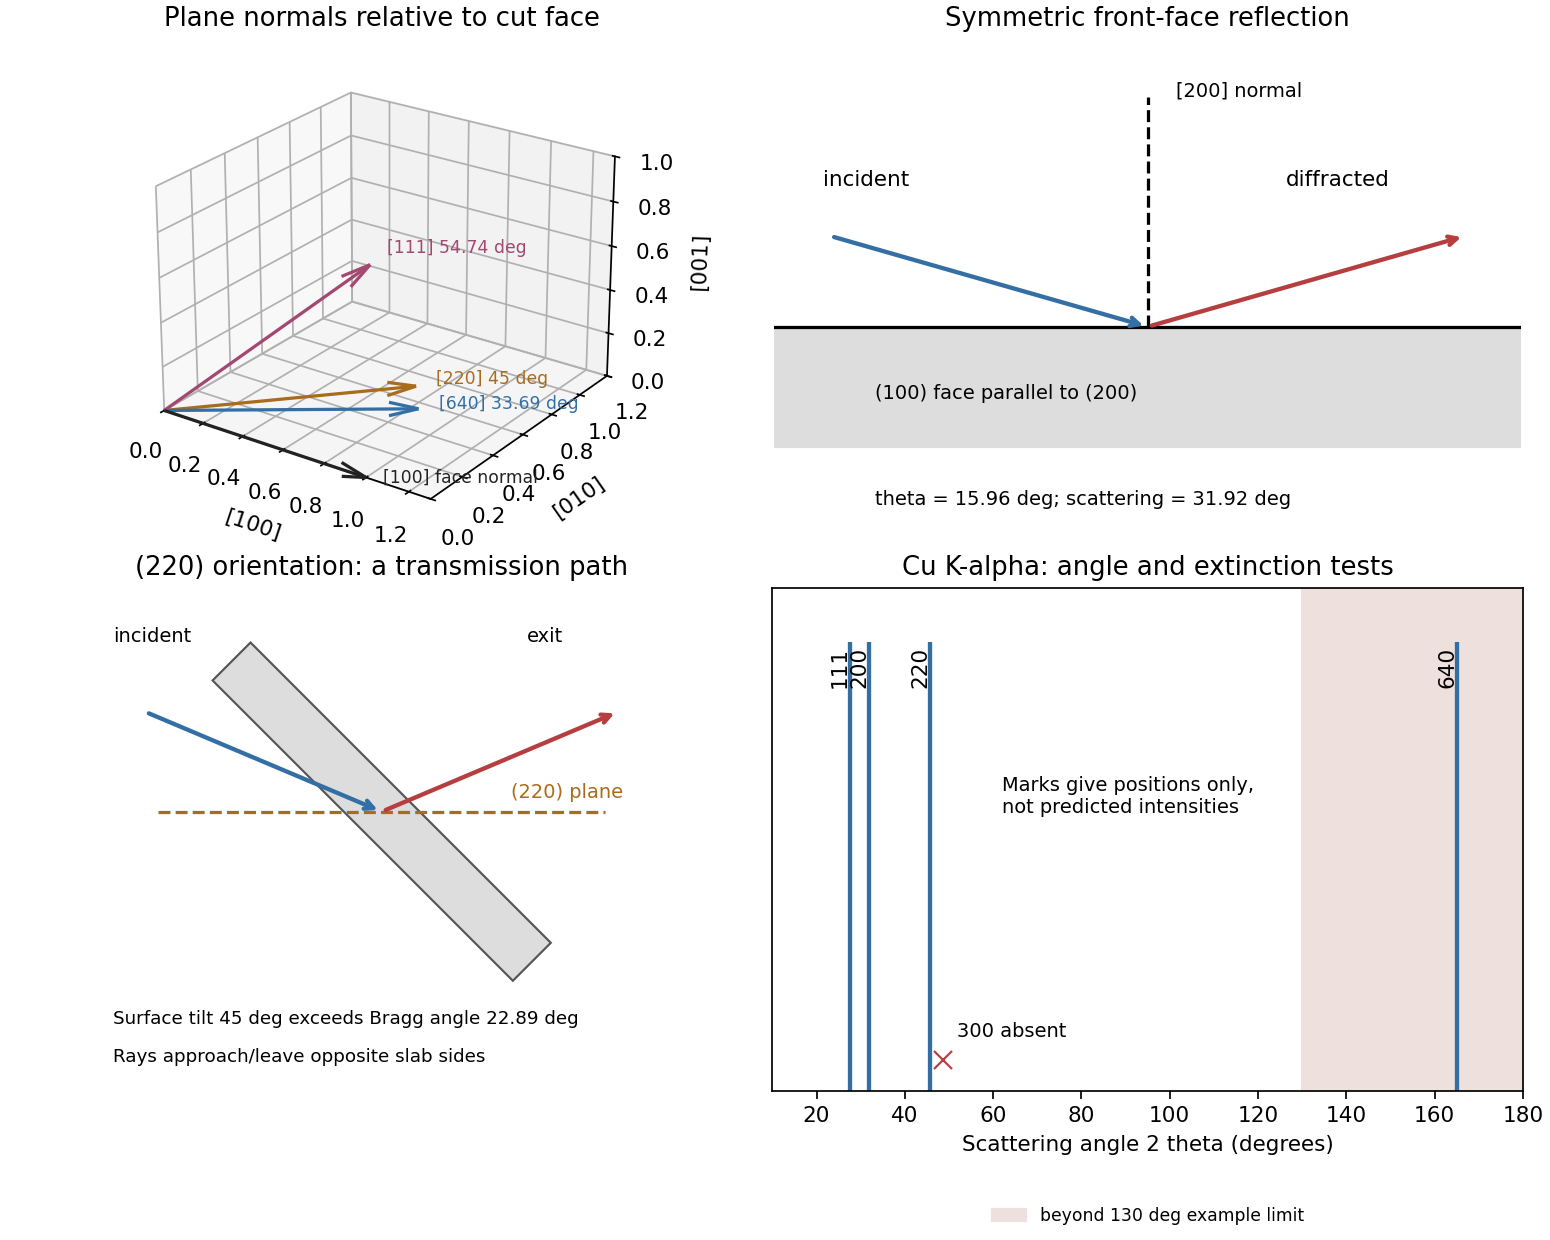

The script that saved this image:
"""Original diffraction access diagrams; Python 3.14, numpy, matplotlib.
Outputs paper-1-diffraction.png in cwd. No source images are used.
"""
import numpy as np
import matplotlib
matplotlib.use("Agg")
import matplotlib.pyplot as plt
from matplotlib.patches import Polygon
fig=plt.figure(figsize=(10,8),layout="constrained")
a=fig.add_subplot(221,projection="3d")
for v,name,col in [([1,0,0],"[100] face normal","#222222"),([1,1,1],"[111] 54.74 deg","#a24871"),([1,1,0],"[220] 45 deg","#a86c1c"),([6,4,0],"[640] 33.69 deg","#336fa5")]:
 v=np.array(v,dtype=float);v/=np.linalg.norm(v)
 a.quiver(0,0,0,*v,color=col,arrow_length_ratio=.12)
 a.text(*(v*1.08),name,color=col,fontsize=8)
a.set(xlim=(0,1.3),ylim=(0,1.2),zlim=(0,1),xlabel="[100]",ylabel="[010]",zlabel="[001]",title="Plane normals relative to cut face")
a.view_init(elev=24,azim=-55)
def ray(ax,start,end,col):ax.annotate("",xy=end,xytext=start,arrowprops=dict(arrowstyle="->",lw=2,color=col))
b=fig.add_subplot(222)
b.axhspan(-.42,0,color="#dddddd");b.axhline(0,color="black")
t=np.deg2rad(15.962)
ray(b,(-1.15*np.cos(t),1.15*np.sin(t)),(0,0),"#336fa5")
ray(b,(0,0),(1.15*np.cos(t),1.15*np.sin(t)),"#b63e3e")
b.annotate("[200] normal",xy=(0,.85),xytext=(.1,.8),fontsize=9)
b.plot([0,0],[0,.8],ls="--",color="black")
b.text(-1.13,.49,"incident");b.text(.48,.49,"diffracted")
b.text(-.95,-.25,"(100) face parallel to (200)",fontsize=9)
b.text(-.95,-.62,"theta = 15.96 deg; scattering = 31.92 deg",fontsize=9)
b.set(xlim=(-1.3,1.3),ylim=(-.75,1),aspect="equal",title="Symmetric front-face reflection")
b.axis("off")
c=fig.add_subplot(223)
t=np.deg2rad(22.887)
u=np.array([1,-1])/np.sqrt(2);n=np.array([1,1])/np.sqrt(2)
poly=np.array([-.95*u-.12*n,.95*u-.12*n,.95*u+.12*n,-.95*u+.12*n])
c.add_patch(Polygon(poly,facecolor="#dddddd",edgecolor="#555555"))
c.plot([-1,1],[0,0],color="#a86c1c",ls="--",label="(220) plane")
ray(c,(-1.15*np.cos(t),1.15*np.sin(t)),(0,0),"#336fa5")
ray(c,(0,0),(1.15*np.cos(t),1.15*np.sin(t)),"#b63e3e")
c.text(-1.2,.76,"incident",fontsize=9);c.text(.65,.76,"exit",fontsize=9)
c.text(-1.2,-.95,"Surface tilt 45 deg exceeds Bragg angle 22.89 deg",fontsize=8.5)
c.text(-1.2,-1.12,"Rays approach/leave opposite slab sides",fontsize=8.5)
c.text(.58,.06,"(220) plane",color="#a86c1c",fontsize=9)
c.set(xlim=(-1.35,1.35),ylim=(-1.25,1),aspect="equal",title="(220) orientation: a transmission path")
c.axis("off")
d=fig.add_subplot(224)
d.axvspan(130,180,color="#eee0dd",label="beyond 130 deg example limit")
for pos,label in [(27.556,"111"),(31.924,"200"),(45.773,"220"),(165.072,"640")]:
 d.vlines(pos,0,1,color="#336fa5",lw=2)
 d.text(pos,.99,label,rotation=90,ha="right",va="top",fontsize=10)
nom=2*np.rad2deg(np.arcsin(.154*3/(2*.56)))
d.plot(nom,.07,"x",color="#b63e3e",ms=8)
d.text(nom+3,.12,"300 absent",fontsize=9)
d.set(xlim=(10,180),ylim=(0,1.12),yticks=[],xlabel="Scattering angle 2 theta (degrees)",title="Cu K-alpha: angle and extinction tests")
d.text(62,.62,"Marks give positions only,\nnot predicted intensities",fontsize=9)
d.legend(loc="upper center",bbox_to_anchor=(.5,-.2),fontsize=8,frameon=False)
fig.savefig("paper-1-diffraction.png",dpi=155,facecolor="white")
